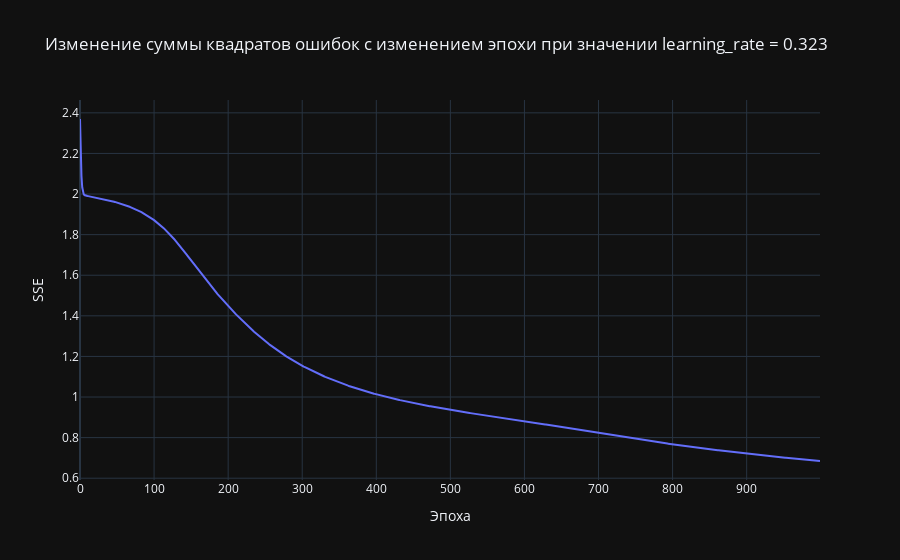

This figure's notebook cell:
### Code cell
epochs = 1000
model = NeuralNetwork(input_nodes=inp_nod,hidden_nodes=hid_nod,output_nodes=out_nod,learning_rate=lr)
probka,SQE = model.train(X=X,y=Y,epochs=epochs)
dp = pd.DataFrame({"x":list(range(len(SQE))),"y":map(np.float64,SQE)})
min_sqe = min(dp["y"])
fig = plx.line(data_frame=dp,
               x="x",y="y",
               title=f"Изменение суммы квадратов ошибок с изменением эпохи при значении learning_rate = {lr}",
               labels={"x":"Эпоха","y":"SSE"})

fig.show()

### Figure 1 — Plotly figure (JSON) as saved in the notebook; plotly's stock layout.template omitted (floating-point values rounded to 4 significant figures; data arrays with more than 128 entries replaced by an {"elided": "..."} marker saying what was removed)
{"data": [{"hovertemplate": "Эпоха=%{x}<br>SSE=%{y}<extra></extra>", "legendgroup": "", "line": {"color": "#636efa", "dash": "solid"}, "marker": {"symbol": "circle"}, "mode": "lines", "name": "", "orientation": "v", "showlegend": false, "x": {"elided": "1000 int values"}, "xaxis": "x", "y": {"elided": "1000 float values"}, "yaxis": "y", "type": "scatter"}], "layout": {"xaxis": {"anchor": "y", "domain": [0.0, 1.0], "title": {"text": "Эпоха"}}, "yaxis": {"anchor": "x", "domain": [0.0, 1.0], "title": {"text": "SSE"}}, "legend": {"tracegroupgap": 0}, "title": {"text": "Изменение суммы квадратов ошибок с изменением эпохи при значении learning_rate = 0.323"}}}
